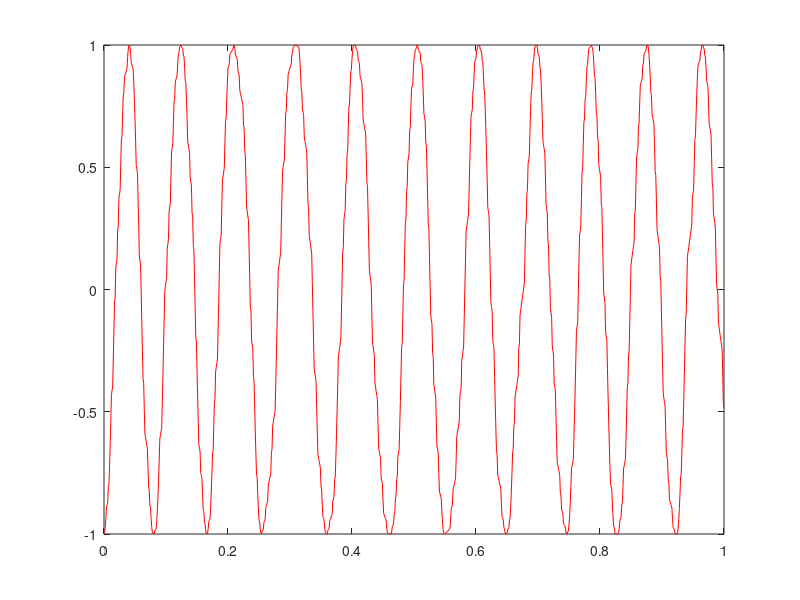
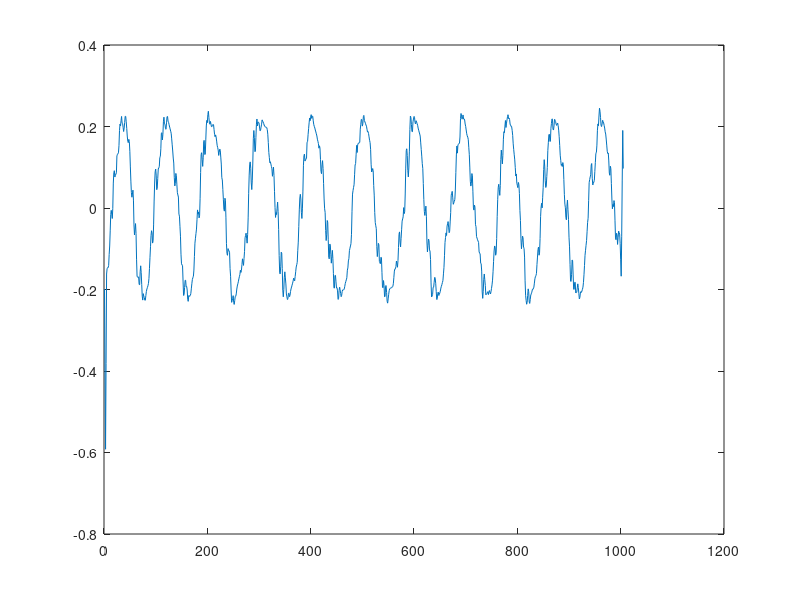
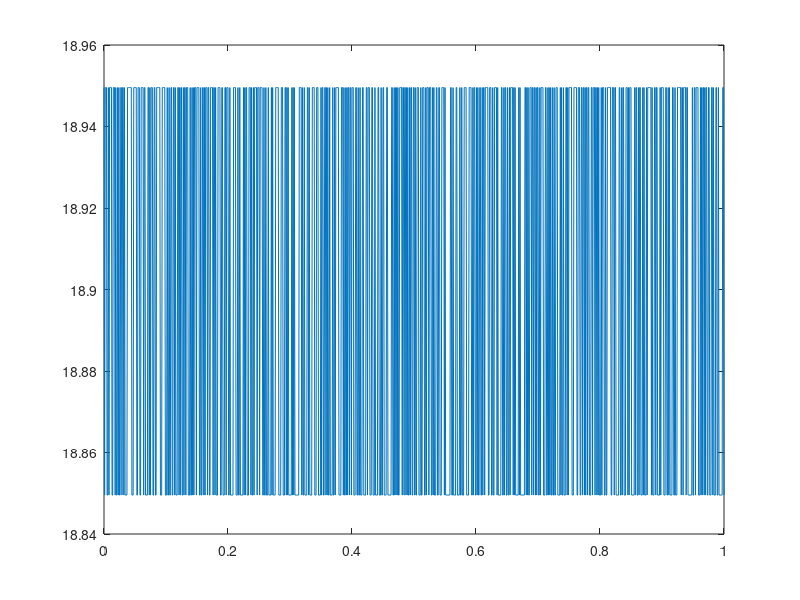
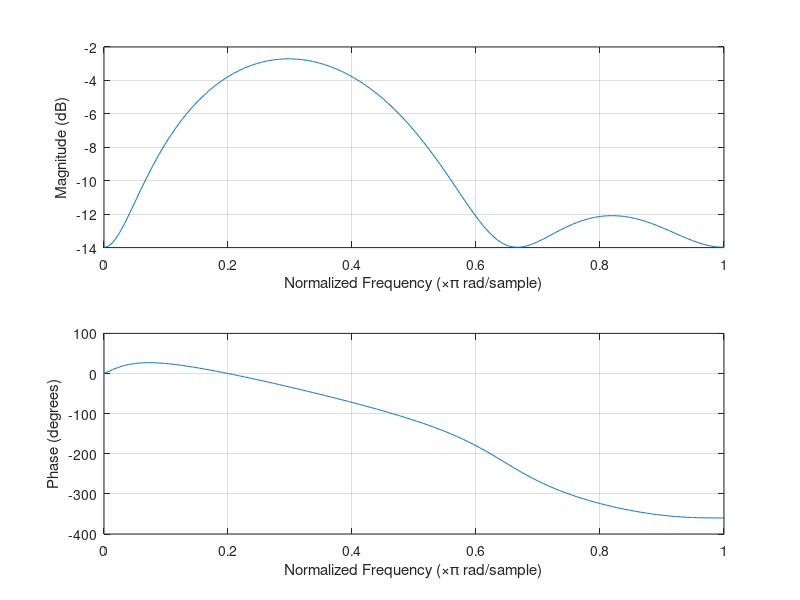

The MATLAB script that drew these images, in order:
clear all;
close all;

disp('Frequenzmodulation');

T_max = 1;
numsteps = 1000;
T_delta = T_max / numsteps;
t = [0:T_delta:T_max];

A = 1;
f_0 = 3;
d = 0.1; %/(2*pi);

phi_0 = pi;


F = 10;
s = sin(t*2*pi*F);

s = ones(1,length(t));
s = randi(2, 1, length(t)) - 1;

%s = [ones(floor(length(t)/2), 1)' 2*ones(ceil(length(t)/2), 1)'] 

u = [];
for i = [1:length(t)]
    ui = A * cos(f_0*2*pi*t(i) + d*sum(s([1:i])) + phi_0);
    u = [u,ui]; % * cumsum(t([0:i])));
end

w = 2*pi*f_0 + d*s;

length(t)
length(u)

filt = [1 1 1 -1 -1];
filt = filt/length(filt);

z = conv(u, filt);
figure('Name','u');
plot(t,u,'r');
hold
%stem(t, u);
figure('Name','z');
plot(z);
figure('Name','w');
plot(t, w);
figure('Name','fft');
plot(abs(fft(filt)));
freqz(filt);


